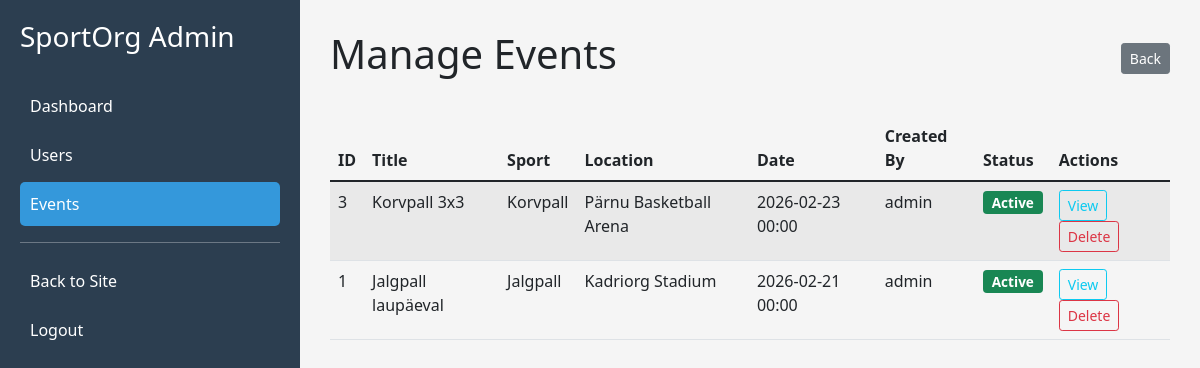
/src/pages/admin/events.php (signed in), run on the app's committed database.
### tables this page shows
CREATE TABLE events (
        id INTEGER PRIMARY KEY AUTOINCREMENT,
        title TEXT NOT NULL,
        description TEXT,
        sport_type TEXT NOT NULL,
        location_id INTEGER,
        creator_id INTEGER NOT NULL,
        event_date DATE NOT NULL,
        event_time TIME NOT NULL,
        duration INTEGER DEFAULT 120,
        max_participants INTEGER NOT NULL,
        current_participants INTEGER DEFAULT 1,
        skill_level TEXT NOT NULL,
        status TEXT DEFAULT 'active',
        created_at DATETIME DEFAULT CURRENT_TIMESTAMP, duration_minutes INT DEFAULT 60, reminder_sent BOOLEAN DEFAULT 0,
        FOREIGN KEY (location_id) REFERENCES locations(id) ON DELETE SET NULL,
        FOREIGN KEY (creator_id) REFERENCES users(id) ON DELETE CASCADE
    );

CREATE TABLE locations (
        id INTEGER PRIMARY KEY AUTOINCREMENT,
        name TEXT NOT NULL,
        address TEXT NOT NULL,
        city TEXT NOT NULL,
        sport_types TEXT NOT NULL,
        description TEXT,
        image TEXT,
        created_at DATETIME DEFAULT CURRENT_TIMESTAMP
    );

CREATE TABLE users (
        id INTEGER PRIMARY KEY AUTOINCREMENT,
        username TEXT UNIQUE NOT NULL,
        email TEXT UNIQUE NOT NULL,
        password TEXT NOT NULL,
        phone TEXT,
        avatar TEXT,
        rating REAL DEFAULT 0,
        total_ratings INTEGER DEFAULT 0,
        total_events INTEGER DEFAULT 0,
        participated_events INTEGER DEFAULT 0,
        attended_events INTEGER DEFAULT 0,
        remember_token TEXT,
        created_at DATETIME DEFAULT CURRENT_TIMESTAMP
    , reliability_rating REAL DEFAULT 5.0, games_attended INT DEFAULT 0, games_organized INT DEFAULT 0, avatar_url TEXT DEFAULT NULL, role TEXT DEFAULT 'user');

### src/pages/admin/events.php (the view, shortened to what this page needs)
<?php
require_once dirname(__DIR__, 2) . '/config/bootstrap.php';
$events = [];
try {
    $result = $pdo->query('SELECT e.id, e.title, e.sport_type as sport, e.event_date, l.name as location, u.username, e.status FROM events e LEFT JOIN users u ON e.creator_id = u.id LEFT JOIN locations l ON e.location_id = l.id ORDER BY e.event_date DESC');
    $events = $result->fetchAll();
} catch (Exception $e) {
    $error = 'Error loading events: ' . $e->getMessage();
}
?>
<!DOCTYPE html>
<html lang="en">
<head>
    <link href="https://cdn.jsdelivr.net/npm/bootstrap@5.1.3/dist/css/bootstrap.min.css" rel="stylesheet">
</head>
<body>
    <div class="container-fluid">
        <div class="row">
            <div class="col-md-3 sidebar">
                <h3 style="margin-bottom: 30px;">SportOrg Admin</h3>
                <a href="<?php echo SITE_URL; ?>?page=admin-dashboard">Dashboard</a>
                <a href="<?php echo SITE_URL; ?>?page=admin-users">Users</a>
                <a href="<?php echo SITE_URL; ?>?page=admin-events" class="active">Events</a>
                <hr style="background-color: white; opacity: 0.3;">
                <a href="<?php echo SITE_URL; ?>">Back to Site</a>
                <a href="<?php echo SITE_URL; ?>?page=logout">Logout</a>
            </div>
            <div class="col-md-9 main-content">
                <div style="display: flex; justify-content: space-between; align-items: center; margin-bottom: 30px;">
                    <h1>Manage Events</h1>
                    <a href="<?php echo SITE_URL; ?>?page=admin-dashboard" class="btn btn-secondary btn-sm">Back</a>
                </div>
                <div class="table-responsive">
                    <table class="table table-striped">
                        <thead>
                            <tr>
                                <th>ID</th>
                                <th>Title</th>
                                <th>Sport</th>
                                <th>Location</th>
                                <th>Date</th>
                                <th>Created By</th>
                                <th>Status</th>
                                <th>Actions</th>
                            </tr>
                        </thead>
                        <tbody>
                            <?php foreach ($events as $event): ?>
                                <tr>
                                    <td><?php echo $event['id']; ?></td>
                                    <td><?php echo htmlspecialchars($event['title']); ?></td>
                                    <td><?php echo htmlspecialchars($event['sport']); ?></td>
                                    <td><?php echo htmlspecialchars($event['location']); ?></td>
                                    <td><?php echo date('Y-m-d H:i', strtotime($event['event_date'])); ?></td>
                                    <td><?php echo htmlspecialchars($event['username'] ?? 'Unknown'); ?></td>
                                    <td>
                                        <span class="badge status-badge <?php echo $event['status'] === 'cancelled' ? 'bg-danger' : 'bg-success'; ?>">
                                            <?php echo ucfirst($event['status']); ?>
                                        </span>
                                    </td>
                                    <td>
                                        <a href="<?php echo SITE_URL; ?>?page=event-view&id=<?php echo $event['id']; ?>"
                                           class="btn btn-sm btn-outline-info">View</a>
                                        <a href="<?php echo SITE_URL; ?>?page=admin-events&action=delete&event_id=<?php echo $event['id']; ?>"
                                           class="btn btn-sm btn-outline-danger"
                                           onclick="return confirm('Are you sure?');">Delete</a>
                                    </td>
                                </tr>
                            <?php endforeach; ?>
                        </tbody>
                    </table>
                </div>
            </div>
        </div>
    </div>
</body>
</html>

### src/pages/admin/events.php (style rules this page uses)
body { background-color: #f5f5f5; }
.sidebar { background-color: #2c3e50; color: white; min-height: 100vh; padding: 20px; }
.sidebar a { color: white; text-decoration: none; display: block; padding: 10px; border-radius: 5px; margin: 5px 0; }
.sidebar a.active { background-color: #3498db; }
.main-content { padding: 30px; }
.status-badge { font-size: 0.85em; }

### data on the page
events: id "3", title "Korvpall 3x3", sport_type "Korvpall", location.name "Pärnu Basketball Arena", event_date "2026-02-23 00:00", creator.username "admin", status "Active"
events: id "1", title "Jalgpall laupäeval", sport_type "Jalgpall", location.name "Kadriorg Stadium", event_date "2026-02-21 00:00", creator.username "admin", status "Active"
